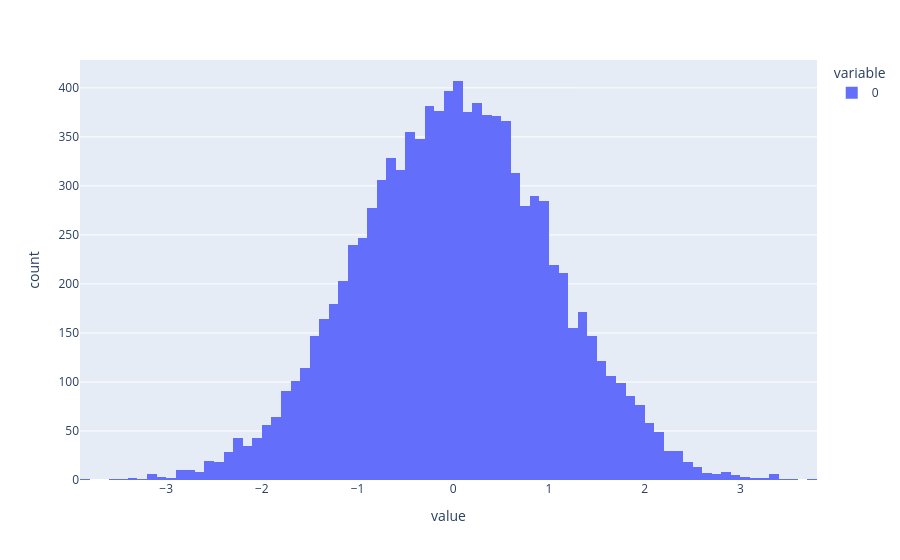

Notebook cell for this chart:
### Markdown cell above
<font color = green >

### Histogram
</font>

### Code cell
normal_distribution = np.random.randn(10000)

fig = px.histogram(normal_distribution, nbins=100)
fig.show()

### Figure 1 — Plotly figure (JSON) as saved in the notebook; plotly's stock layout.template omitted (floating-point values rounded to 4 significant figures; data arrays with more than 128 entries replaced by an {"elided": "..."} marker saying what was removed)
{"data": [{"alignmentgroup": "True", "bingroup": "x", "hovertemplate": "variable=0<br>value=%{x}<br>count=%{y}<extra></extra>", "legendgroup": "0", "marker": {"color": "#636efa", "pattern": {"shape": ""}}, "name": "0", "nbinsx": 100, "offsetgroup": "0", "orientation": "v", "showlegend": true, "type": "histogram", "x": {"elided": "10000 float values"}, "xaxis": "x", "yaxis": "y"}], "layout": {"barmode": "relative", "legend": {"title": {"text": "variable"}, "tracegroupgap": 0}, "margin": {"t": 60}, "xaxis": {"anchor": "y", "domain": [0, 1], "title": {"text": "value"}}, "yaxis": {"anchor": "x", "domain": [0, 1], "title": {"text": "count"}}}}
